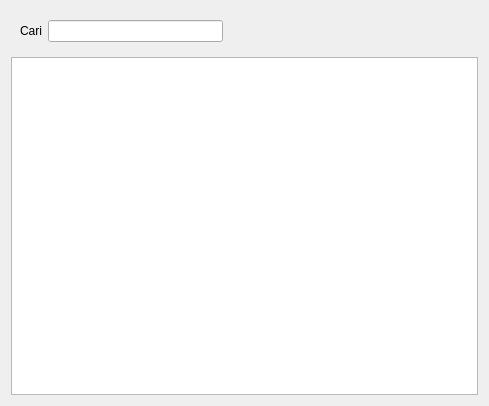
<?xml version="1.0" encoding="UTF-8"?>
<ui version="4.0">
 <class>TableViewer</class>
 <widget class="QWidget" name="TableViewer">
  <property name="geometry">
   <rect>
    <x>0</x>
    <y>0</y>
    <width>489</width>
    <height>406</height>
   </rect>
  </property>
  <property name="windowTitle">
   <string>Data Konsumen</string>
  </property>
  <layout class="QVBoxLayout" name="verticalLayout">
   <item>
    <widget class="QWidget" name="widget" native="true">
     <property name="maximumSize">
      <size>
       <width>221</width>
       <height>16777215</height>
      </size>
     </property>
     <layout class="QHBoxLayout" name="horizontalLayout">
      <item>
       <widget class="QLabel" name="label">
        <property name="text">
         <string>Cari</string>
        </property>
       </widget>
      </item>
      <item>
       <widget class="QLineEdit" name="lineEdit"/>
      </item>
     </layout>
    </widget>
   </item>
   <item>
    <widget class="QTableView" name="tableView">
     <property name="contextMenuPolicy">
      <enum>Qt::CustomContextMenu</enum>
     </property>
     <property name="sizeAdjustPolicy">
      <enum>QAbstractScrollArea::AdjustToContents</enum>
     </property>
     <property name="alternatingRowColors">
      <bool>true</bool>
     </property>
     <property name="selectionMode">
      <enum>QAbstractItemView::SingleSelection</enum>
     </property>
     <property name="selectionBehavior">
      <enum>QAbstractItemView::SelectRows</enum>
     </property>
     <property name="verticalScrollMode">
      <enum>QAbstractItemView::ScrollPerPixel</enum>
     </property>
     <property name="horizontalScrollMode">
      <enum>QAbstractItemView::ScrollPerPixel</enum>
     </property>
     <property name="sortingEnabled">
      <bool>true</bool>
     </property>
     <property name="wordWrap">
      <bool>false</bool>
     </property>
     <attribute name="horizontalHeaderDefaultSectionSize">
      <number>75</number>
     </attribute>
     <attribute name="horizontalHeaderStretchLastSection">
      <bool>true</bool>
     </attribute>
     <attribute name="verticalHeaderVisible">
      <bool>false</bool>
     </attribute>
     <attribute name="verticalHeaderMinimumSectionSize">
      <number>18</number>
     </attribute>
     <attribute name="verticalHeaderDefaultSectionSize">
      <number>18</number>
     </attribute>
    </widget>
   </item>
  </layout>
 </widget>
 <resources/>
 <connections/>
</ui>
